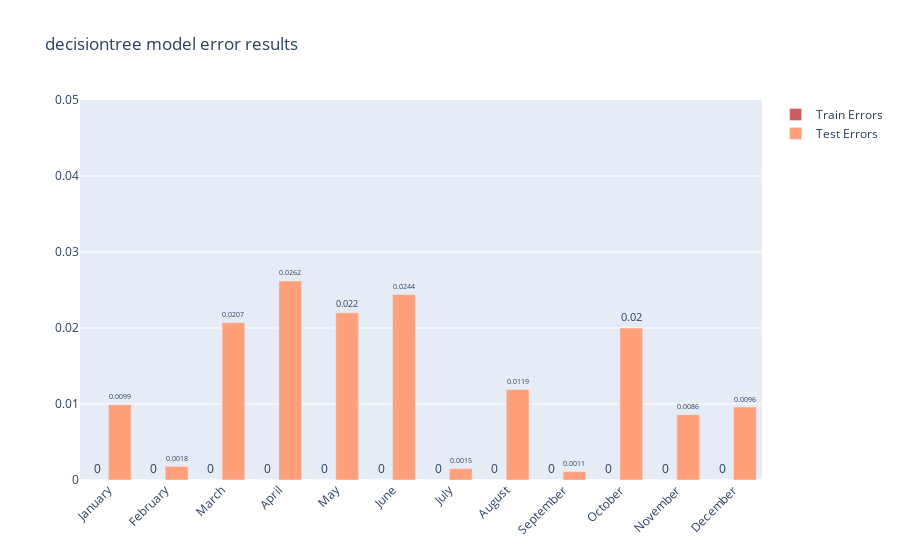

Notebook code cell kept with this figure:
### Code cell
plot_resulst(train_errors,test_errors,"decisiontree")

### Figure 1 — Plotly figure (JSON) as saved in the notebook; plotly's stock layout.template omitted (floating-point values rounded to 4 significant figures)
{"data": [{"marker": {"color": "indianred"}, "name": "Train Errors", "text": [0, 0, 0, 0, 0, 0, 0, 0, 0, 0, 0, 0], "textposition": "outside", "type": "bar", "x": ["January", "February", "March", "April", "May", "June", "July", "August", "September", "October", "November", "December"], "y": [0, 0, 0, 0, 0, 0, 0, 0, 0, 0, 0, 0]}, {"marker": {"color": "lightsalmon"}, "name": "Test Errors", "text": [0.0099, 0.0018, 0.0207, 0.0262, 0.022, 0.0244, 0.0015, 0.0119, 0.0011, 0.02, 0.0086, 0.0096], "textposition": "outside", "type": "bar", "x": ["January", "February", "March", "April", "May", "June", "July", "August", "September", "October", "November", "December"], "y": [0.0099, 0.0018, 0.0207, 0.0262, 0.022, 0.0244, 0.0015, 0.0119, 0.0011, 0.02, 0.0086, 0.0096]}], "layout": {"barmode": "group", "title": {"text": "decisiontree model error results"}, "xaxis": {"tickangle": -45}, "yaxis": {"range": [0, 0.05]}}}
